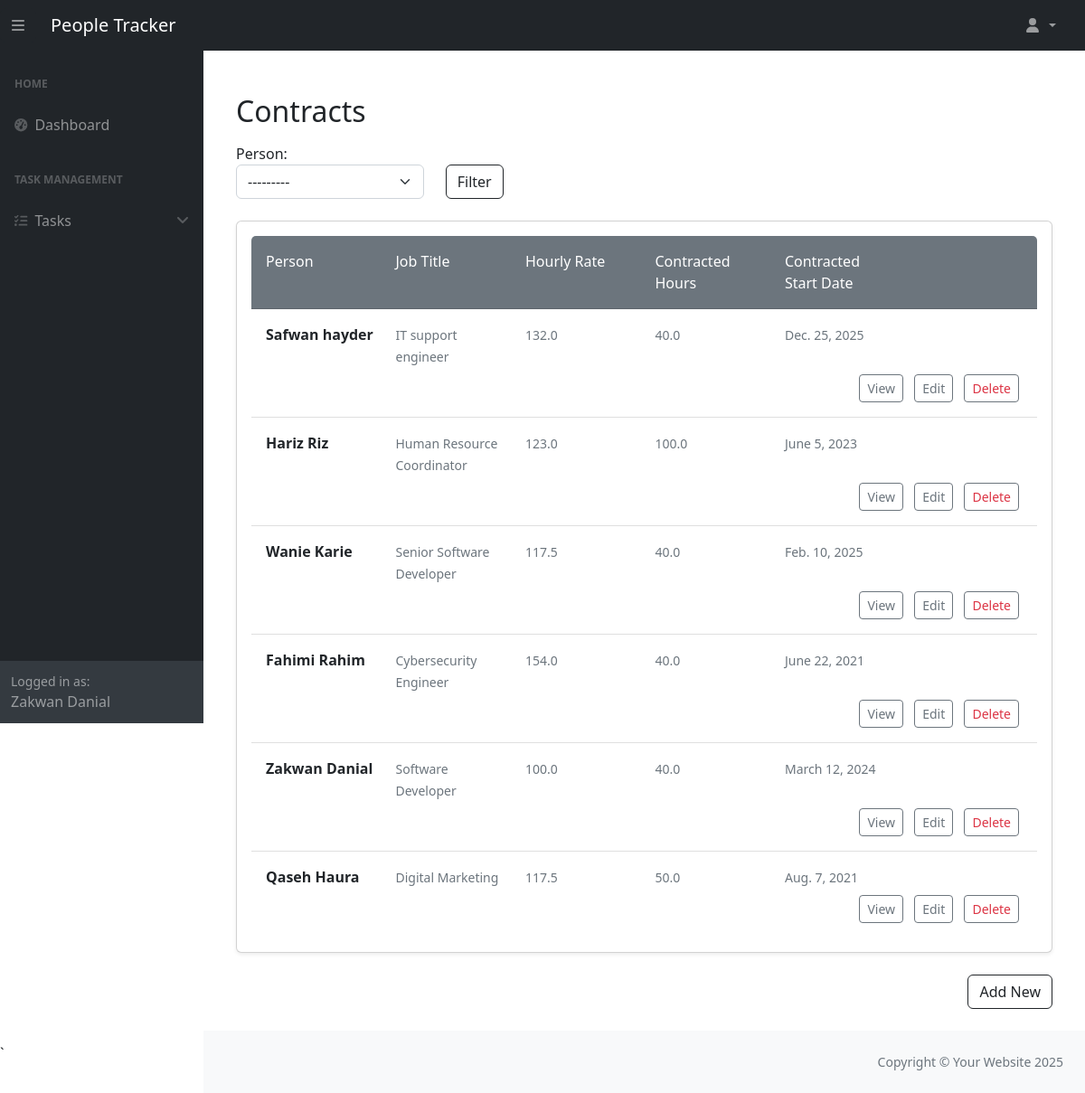
The page /people_management/contracts/ (signed in) on the database its author committed.
### people_management/models.py (models this page shows, shortened)
class Person(models.Model):
    ROLE_CHOICES = [
        ('Employee', 'Employee'),
        ('Manager', 'Manager'),
        ('HR Admin', 'HR Admin'),
        ('System Admin', 'System Admin'),
    ]
    first_name = models.CharField(max_length=50, help_text="The employee's first name.")
    last_name = models.CharField(max_length=50, help_text="The employee's last name.")
    email = models.EmailField(max_length=255, unique=True, help_text="The employee's email address.")
    phone_number = models.CharField(max_length=15, blank=True, help_text="Contact number of the employee.")
    date_of_birth = models.DateField(help_text="Employee's date of birth.")
    active = models.BooleanField(default=False, help_text="Indicates if the person is currently employed.")
    manager = models.ForeignKey(
        'self', on_delete=models.SET_NULL, null=True, blank=True, related_name="team_members",
        help_text="Manager supervising this employee."
    )
    role = models.CharField(
        max_length=20, choices=ROLE_CHOICES, default='Employee', help_text="The role of the person in the company."
    )
    user = models.OneToOneField(
        "auth.User", on_delete=models.SET_NULL, related_name="person", null=True, blank=True,
        help_text="The associated Django user account."
    )
    history = HistoricalRecords()
    def __str__(self):
        return f"{self.first_name} {self.last_name}"

class Contract(models.Model):
    person = models.ForeignKey(
        Person,
        on_delete=models.CASCADE,
        related_name="contracts",
        help_text="The person this contract belongs to.",
    )
    job_title = models.CharField(
        max_length=255, help_text="Job title associated with this contract."
    )
    contract_start = models.DateField(help_text="Contract start date.")
    contract_end = models.DateField(
        null=True, blank=True, help_text="Contract end date (if applicable)."
    )
    hourly_rate = models.FloatField(
        default=12.45,  validators=[MinValueValidator(12.45)],
        help_text="Hourly pay rate for this contract."
    )
    contracted_hours = models.FloatField(
        default=40,validators=[MinValueValidator(0), MaxValueValidator(168)],
        help_text="Number of contracted hours per week."
    )
    history = HistoricalRecords(table_name="contract_history")

### people_management/views.py (the view)
# urls.py: path('contracts/', views.FilteredContractListView.as_view(), name='contracts'),
class FilteredContractListView(LoginRequiredMixin, PermissionRequiredMixin, FilterView):
    model = Contract
    filterset_class = ContractFilter
    permission_required = "people_management.view_contract"
    raise_exception = True
    template_name = "people_management/contract_list.html"
    context_object_name = "contracts"
    def dispatch(self, request, *args, **kwargs):
        person = get_person(request.user)
        if request.user.is_staff or request.user.is_superuser:
            return super().dispatch(request, *args, **kwargs)
        if not person:
            raise PermissionDenied("No profile.")
        if person.role in ["HR Admin", "Manager"]:
            return super().dispatch(request, *args, **kwargs)
        raise PermissionDenied("You are not allowed to view contracts.")
    def get_queryset(self):
        qs = super().get_queryset()
        person = get_person(self.request.user)
        if self.request.user.is_staff or self.request.user.is_superuser:
            return qs
        if person and person.role == "HR Admin":
            return qs
        if person and person.role == "Manager":
            return qs.filter(person__manager=person)
        return qs.none()

### people_management/context_processors.py (called while the page is built)
def inject_person(request):
    user = request.user
    current_person = getattr(user, "person", None) if user.is_authenticated else None
    return {"current_person": current_person}

### people_management/utils.py (called while the page is built)
def get_person(user):
    try:
        return user.person
    except Person.DoesNotExist:
        return None

### people_management/templates/people_management/contract_list.html
{% extends 'dashboard/base.html' %}
{% block content %}
<div class="container mt-5">
    <h2 class="mb-3">Contracts</h2>
    <form method="get" class="mb-4">
        <div class="row">
            <div class="col-md-3">
                {{ filter.form.person.label_tag }}
                {{ filter.form.person }}
            </div>
            <div class="col-md-2 d-flex align-items-end">
                <button type="submit" class="btn btn-outline-dark">Filter</button>
            </div>
        </div>
    </form>
    <div class="card shadow-sm p-3 rounded">
        <ul class="list-group list-group-flush">
            <li class="list-group-item bg-secondary text-white py-3">
                <div class="row">
                    <div class="col-md-2">Person</div>
                    <div class="col-md-2">Job Title</div>
                    <div class="col-md-2">Hourly Rate</div>
                    <div class="col-md-2">Contracted Hours</div>
                    <div class="col-md-2">Contracted Start Date</div>
                </div>
            </li>
            {% for contract in contracts %}
                <li class="list-group-item py-3">
                    <div class="row">
                        <div class="col-md-2">
                            <strong class="fs-6">{{ contract.person }}</strong>
                        </div>
                        <div class="col-md-2">
                            <span class="text-muted small">{{ contract.job_title }}</span>
                        </div>
                        <div class="col-md-2">
                            <span class="text-muted small">{{ contract.hourly_rate }}</span>
                        </div>
                        <div class="col-md-2">
                            <span class="text-muted small">{{ contract.contracted_hours }}</span>
                        </div>
                        <div class="col-md-2">
                            <span class="text-muted small">{{ contract.contract_start }}</span>
                        </div>
                    </div>
                    <div class="row mt-2">
                        <div class="col text-end">
                            {% if request.user.is_staff or request.user.is_superuser or person and person.role == "HR Admin" or person and person.role == "Manager" %}
                                <a href="{% url 'people_management:contract_detail' pk=contract.id %}"
                                   class="btn btn-sm btn-outline-secondary mx-1">
                                    View
                                </a>
                            {% endif %}
                           {% if request.user.is_staff or request.user.is_superuser or person and person.role == "HR Admin" or person and person.role == "Manager" %}
                                <a href="{% url 'people_management:update_contract' pk=contract.id %}"
                                   class="btn btn-sm btn-outline-secondary mx-1">
                                    Edit
                                </a>
                                <a href="{% url 'people_management:delete_contract' pk=contract.id %}"
                                   class="btn btn-sm btn-outline-secondary mx-1 text-danger">
                                    Delete
                                </a>
                            {% endif %}
                        </div>
                    </div>
                </li>
            {% empty %}
                <li class="list-group-item text-muted text-center py-3">No contracts available.</li>
            {% endfor %}
        </ul>
    </div>
    {% if request.user.is_staff or request.user.is_superuser or person and person.role == "HR Admin" or person and person.role == "Manager" %}
                <div class="mt-4 mb-4 d-flex justify-content-end">
            <a href="{% url 'people_management:create_contract' %}" class="btn btn-outline-dark">
            Add New
            </a>
        </div>
    {% endif %}
</div>
{% endblock %}

### dashboard/templates/dashboard/partials/sidebar.html (shortened to what this page needs)
<div id="layoutSidenav_nav" class="sidebar-overlay">
    <nav class="sb-sidenav accordion sb-sidenav-dark" id="sidenavAccordion">
        <div class="sb-sidenav-menu">
            <div class="nav">
                <div class="sb-sidenav-menu-heading">Home</div>
                <a class="nav-link" href="{% url 'dashboard:dashboard' %}">
                    <div class="sb-nav-link-icon"><i class="fas fa-tachometer-alt"></i></div>
                    Dashboard
                </a>
                {% if request.user.person.role == "Manager" or request.user.person.role == "HR Admin" %}
                    <div class="sb-sidenav-menu-heading">Task Management</div>
                    <a class="nav-link" href="#" data-bs-toggle="collapse" data-bs-target="#collapseTasks"
                       aria-expanded="false" aria-controls="collapseTasks">
                        <div class="sb-nav-link-icon"><i class="fas fa-tasks"></i></div>
                        Tasks
                        <div class="sb-sidenav-collapse-arrow"><i class="fas fa-angle-down"></i></div>
                    </a>
                {% endif %}
            </div>
        </div>
        <div class="sb-sidenav-footer">
            <div class="small">Logged in as:</div>
            <div>
                {% if request.user.person %}
                    {{ request.user.person.first_name }} {{ request.user.person.last_name }}
                {% else %}
                    {{ request.user.username }}
                {% endif %}
            </div>
        </div>
    </nav>
</div>

### rows shown on the page
Contract: person "Safwan hayder", job_title "IT support engineer", hourly_rate "132.0", contracted_hours "40.0", contract_start "Dec. 25, 2025"
Contract: person "Hariz Riz", job_title "Human Resource Coordinator", hourly_rate "123.0", contracted_hours "100.0", contract_start "June 5, 2023"
Contract: person "Wanie Karie", job_title "Senior Software Developer", hourly_rate "117.5", contracted_hours "40.0", contract_start "Feb. 10, 2025"
Contract: person "Fahimi Rahim", job_title "Cybersecurity Engineer", hourly_rate "154.0", contracted_hours "40.0", contract_start "June 22, 2021"
Contract: person "Zakwan Danial", job_title "Software Developer", hourly_rate "100.0", contracted_hours "40.0", contract_start "March 12, 2024"
Contract: person "Qaseh Haura", job_title "Digital Marketing", hourly_rate "117.5", contracted_hours "50.0", contract_start "Aug. 7, 2021"

### other values the page prints
{{ request.user.person.first_name }} "Zakwan"
{{ request.user.person.last_name }} "Danial"
{{ filter.form.person.label_tag }} "Person:"
